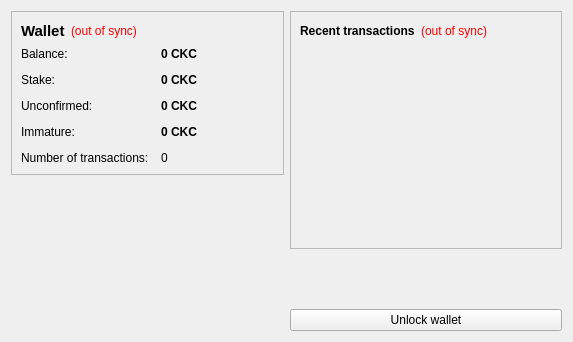
<?xml version="1.0" encoding="UTF-8"?>
<ui version="4.0">
 <class>OverviewPage</class>
 <widget class="QWidget" name="OverviewPage">
  <property name="geometry">
   <rect>
    <x>0</x>
    <y>0</y>
    <width>573</width>
    <height>342</height>
   </rect>
  </property>
  <property name="windowTitle">
   <string>Form</string>
  </property>
  <layout class="QHBoxLayout" name="horizontalLayout" stretch="1,1">
   <item>
    <layout class="QVBoxLayout" name="verticalLayout_2">
     <item>
      <widget class="QFrame" name="frame">
       <property name="frameShape">
        <enum>QFrame::StyledPanel</enum>
       </property>
       <property name="frameShadow">
        <enum>QFrame::Raised</enum>
       </property>
       <layout class="QVBoxLayout" name="verticalLayout_4">
        <item>
         <layout class="QHBoxLayout" name="horizontalLayout_4">
          <item>
           <widget class="QLabel" name="label_5">
            <property name="font">
             <font>
              <pointsize>11</pointsize>
              <weight>75</weight>
              <bold>true</bold>
             </font>
            </property>
            <property name="text">
             <string>Wallet</string>
            </property>
           </widget>
          </item>
          <item>
           <widget class="QLabel" name="labelWalletStatus">
            <property name="toolTip">
             <string>The displayed information may be out of date. Your wallet automatically synchronizes with the chakracoin network after a connection is established, but this process has not completed yet.</string>
            </property>
            <property name="styleSheet">
             <string notr="true">QLabel { color: red; }</string>
            </property>
            <property name="text">
             <string notr="true">(out of sync)</string>
            </property>
            <property name="alignment">
             <set>Qt::AlignLeading|Qt::AlignLeft|Qt::AlignVCenter</set>
            </property>
           </widget>
          </item>
          <item>
           <spacer name="horizontalSpacer_2">
            <property name="orientation">
             <enum>Qt::Horizontal</enum>
            </property>
            <property name="sizeHint" stdset="0">
             <size>
              <width>40</width>
              <height>20</height>
             </size>
            </property>
           </spacer>
          </item>
         </layout>
        </item>
        <item>
         <layout class="QFormLayout" name="formLayout_2">
          <property name="fieldGrowthPolicy">
           <enum>QFormLayout::AllNonFixedFieldsGrow</enum>
          </property>
          <property name="horizontalSpacing">
           <number>12</number>
          </property>
          <property name="verticalSpacing">
           <number>12</number>
          </property>
          <item row="0" column="0">
           <widget class="QLabel" name="label">
            <property name="text">
             <string>Balance:</string>
            </property>
           </widget>
          </item>
          <item row="0" column="1">
           <widget class="QLabel" name="labelBalance">
            <property name="font">
             <font>
              <weight>75</weight>
              <bold>true</bold>
             </font>
            </property>
            <property name="cursor">
             <cursorShape>IBeamCursor</cursorShape>
            </property>
            <property name="toolTip">
             <string>Your current balance</string>
            </property>
            <property name="text">
             <string notr="true">0 CKC</string>
            </property>
            <property name="textInteractionFlags">
             <set>Qt::LinksAccessibleByMouse|Qt::TextSelectableByKeyboard|Qt::TextSelectableByMouse</set>
            </property>
           </widget>
          </item>
          <item row="1" column="0">
           <widget class="QLabel" name="label_6">
            <property name="text">
             <string>Stake:</string>
            </property>
           </widget>
          </item>
          <item row="1" column="1">
           <widget class="QLabel" name="labelStake">
            <property name="font">
             <font>
              <weight>75</weight>
              <bold>true</bold>
             </font>
            </property>
            <property name="cursor">
             <cursorShape>IBeamCursor</cursorShape>
            </property>
            <property name="toolTip">
             <string>Total of coins that was staked, and do not yet count toward the current balance</string>
            </property>
            <property name="text">
             <string notr="true">0 CKC</string>
            </property>
            <property name="textInteractionFlags">
             <set>Qt::LinksAccessibleByMouse|Qt::TextSelectableByKeyboard|Qt::TextSelectableByMouse</set>
            </property>
           </widget>
          </item>
          <item row="2" column="0">
           <widget class="QLabel" name="label_3">
            <property name="text">
             <string>Unconfirmed:</string>
            </property>
           </widget>
          </item>
          <item row="2" column="1">
           <widget class="QLabel" name="labelUnconfirmed">
            <property name="font">
             <font>
              <weight>75</weight>
              <bold>true</bold>
             </font>
            </property>
            <property name="cursor">
             <cursorShape>IBeamCursor</cursorShape>
            </property>
            <property name="toolTip">
             <string>Total of transactions that have yet to be confirmed, and do not yet count toward the current balance</string>
            </property>
            <property name="text">
             <string notr="true">0 CKC</string>
            </property>
            <property name="textInteractionFlags">
             <set>Qt::LinksAccessibleByMouse|Qt::TextSelectableByKeyboard|Qt::TextSelectableByMouse</set>
            </property>
           </widget>
          </item>
          <item row="3" column="0">
           <widget class="QLabel" name="labelImmatureText">
            <property name="text">
             <string>Immature:</string>
            </property>
           </widget>
          </item>
          <item row="3" column="1">
           <widget class="QLabel" name="labelImmature">
            <property name="font">
             <font>
              <weight>75</weight>
              <bold>true</bold>
             </font>
            </property>
            <property name="toolTip">
             <string>Mined balance that has not yet matured</string>
            </property>
            <property name="text">
             <string notr="true">0 CKC</string>
            </property>
            <property name="textInteractionFlags">
             <set>Qt::LinksAccessibleByMouse|Qt::TextSelectableByKeyboard|Qt::TextSelectableByMouse</set>
            </property>
           </widget>
          </item>
          <item row="4" column="0">
           <widget class="QLabel" name="label_2">
            <property name="text">
             <string>Number of transactions:</string>
            </property>
           </widget>
          </item>
          <item row="4" column="1">
           <widget class="QLabel" name="labelNumTransactions">
            <property name="toolTip">
             <string>Total number of transactions in wallet</string>
            </property>
            <property name="text">
             <string notr="true">0</string>
            </property>
           </widget>
          </item>
         </layout>
        </item>
       </layout>
      </widget>
     </item>
     <item>
      <widget class="QLabel" name="label_6">
       <property name="text">
        <string/>
       </property>
       <property name="pixmap">
        <pixmap resource="../bitcoin.qrc">:/images/backg</pixmap>
       </property>
       <property name="scaledContents">
        <bool>false</bool>
       </property>
       <property name="alignment">
        <set>Qt::AlignCenter</set>
       </property>
       <property name="margin">
        <number>-2</number>
       </property>
      </widget>
     </item>
     <item>
      <spacer name="verticalSpacer">
       <property name="orientation">
        <enum>Qt::Vertical</enum>
       </property>
       <property name="sizeHint" stdset="0">
        <size>
         <width>20</width>
         <height>40</height>
        </size>
       </property>
      </spacer>
     </item>
    </layout>
   </item>
   <item>
    <layout class="QVBoxLayout" name="verticalLayout_3">
     <item>
      <widget class="QFrame" name="frame_2">
       <property name="frameShape">
        <enum>QFrame::StyledPanel</enum>
       </property>
       <property name="frameShadow">
        <enum>QFrame::Raised</enum>
       </property>
       <layout class="QVBoxLayout" name="verticalLayout">
        <item>
         <layout class="QHBoxLayout" name="horizontalLayout_2">
          <item>
           <widget class="QLabel" name="label_4">
            <property name="text">
             <string>&lt;b&gt;Recent transactions&lt;/b&gt;</string>
            </property>
           </widget>
          </item>
          <item>
           <widget class="QLabel" name="labelTransactionsStatus">
            <property name="toolTip">
             <string>The displayed information may be out of date. Your wallet automatically synchronizes with the chakracoin network after a connection is established, but this process has not completed yet.</string>
            </property>
            <property name="styleSheet">
             <string notr="true">QLabel { color: red; }</string>
            </property>
            <property name="text">
             <string notr="true">(out of sync)</string>
            </property>
            <property name="alignment">
             <set>Qt::AlignRight|Qt::AlignTrailing|Qt::AlignVCenter</set>
            </property>
           </widget>
          </item>
          <item>
           <spacer name="horizontalSpacer">
            <property name="orientation">
             <enum>Qt::Horizontal</enum>
            </property>
            <property name="sizeHint" stdset="0">
             <size>
              <width>40</width>
              <height>20</height>
             </size>
            </property>
           </spacer>
          </item>
         </layout>
        </item>
        <item>
         <widget class="QListView" name="listTransactions">
          <property name="styleSheet">
           <string notr="true">QListView { background: transparent; }</string>
          </property>
          <property name="frameShape">
           <enum>QFrame::NoFrame</enum>
          </property>
          <property name="verticalScrollBarPolicy">
           <enum>Qt::ScrollBarAlwaysOff</enum>
          </property>
          <property name="horizontalScrollBarPolicy">
           <enum>Qt::ScrollBarAlwaysOff</enum>
          </property>
          <property name="selectionMode">
           <enum>QAbstractItemView::NoSelection</enum>
          </property>
         </widget>
        </item>
       </layout>
      </widget>
     </item>
     <item>
      <spacer name="verticalSpacer_2">
       <property name="orientation">
        <enum>Qt::Vertical</enum>
       </property>
       <property name="sizeHint" stdset="0">
        <size>
         <width>20</width>
         <height>40</height>
        </size>
       </property>
      </spacer>
     </item>
     <item>
      <widget class="QPushButton" name="unlockWalletButton">
       <property name="text">
        <string>Unlock wallet</string>
       </property>
      </widget>
     </item>
    </layout>
   </item>
  </layout>
 </widget>
 <resources>
  <include location="../bitcoin.qrc"/>
 </resources>
 <connections/>
</ui>
